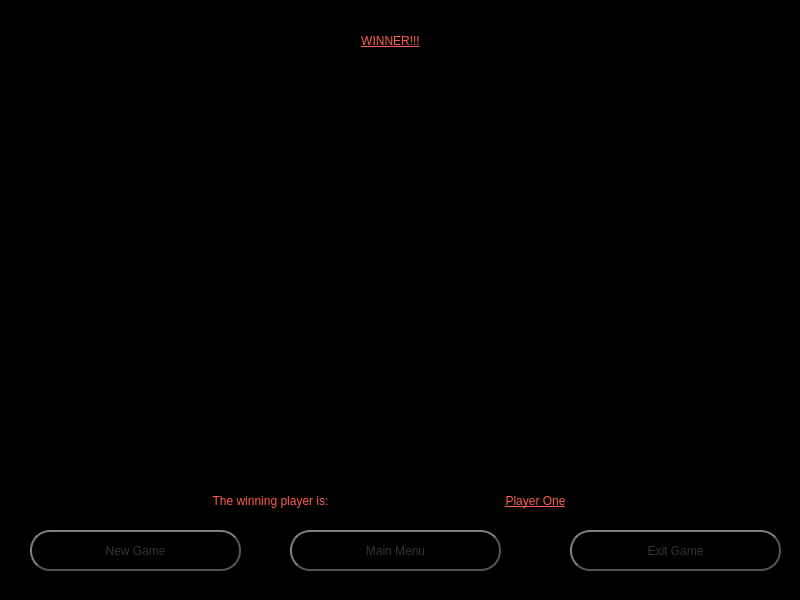
<?xml version="1.0" encoding="UTF-8"?>
<ui version="4.0">
 <class>WinnerPage</class>
 <widget class="QWidget" name="WinnerPage">
  <property name="geometry">
   <rect>
    <x>0</x>
    <y>0</y>
    <width>800</width>
    <height>600</height>
   </rect>
  </property>
  <property name="windowTitle">
   <string>Form</string>
  </property>
  <property name="styleSheet">
   <string notr="true">background-color: rgb(0, 0, 0);</string>
  </property>
  <widget class="QLabel" name="winnerLabel_2">
   <property name="geometry">
    <rect>
     <x>90</x>
     <y>480</y>
     <width>361</width>
     <height>41</height>
    </rect>
   </property>
   <property name="styleSheet">
    <string notr="true">
color: rgb(255, 94, 79);
font: 26pt &quot;Impact&quot;;
</string>
   </property>
   <property name="text">
    <string>The winning player is:</string>
   </property>
   <property name="alignment">
    <set>Qt::AlignCenter</set>
   </property>
  </widget>
  <widget class="QLabel" name="winnerLabel">
   <property name="geometry">
    <rect>
     <x>220</x>
     <y>10</y>
     <width>341</width>
     <height>61</height>
    </rect>
   </property>
   <property name="styleSheet">
    <string notr="true">color: rgb(255, 94, 79);
font: 42pt &quot;Impact&quot;;
text-decoration: underline;
</string>
   </property>
   <property name="text">
    <string>WINNER!!!</string>
   </property>
   <property name="alignment">
    <set>Qt::AlignCenter</set>
   </property>
  </widget>
  <widget class="QPushButton" name="MainMenuButton">
   <property name="geometry">
    <rect>
     <x>290</x>
     <y>530</y>
     <width>211</width>
     <height>41</height>
    </rect>
   </property>
   <property name="styleSheet">
    <string notr="true">QPushButton {
	font: 75 18pt &quot;MS Shell Dlg 2&quot;;
    color: #333;
    border: 2px solid #555;
    border-radius: 20px;
    border-style: outset;
    background: qradialgradient(
        cx: 0.3, cy: -0.4, fx: 0.3, fy: -0.4,
        radius: 1.35, stop: 0 #fff, stop: 1 #888
        );
    padding: 5px;
    }

QPushButton:hover {
    background: qradialgradient(
        cx: 0.3, cy: -0.4, fx: 0.3, fy: -0.4,
        radius: 1.35, stop: 0 #fff, stop: 1 #bbb
        );
    }

QPushButton:pressed {
    border-style: inset;
    background: qradialgradient(
        cx: 0.4, cy: -0.1, fx: 0.4, fy: -0.1,
        radius: 1.35, stop: 0 #fff, stop: 1 #ddd
        );
    }</string>
   </property>
   <property name="text">
    <string>Main Menu</string>
   </property>
  </widget>
  <widget class="QPushButton" name="ExitGameButton">
   <property name="geometry">
    <rect>
     <x>570</x>
     <y>530</y>
     <width>211</width>
     <height>41</height>
    </rect>
   </property>
   <property name="styleSheet">
    <string notr="true">QPushButton {
	font: 75 18pt &quot;MS Shell Dlg 2&quot;;
    color: #333;
    border: 2px solid #555;
    border-radius: 20px;
    border-style: outset;
    background: qradialgradient(
        cx: 0.3, cy: -0.4, fx: 0.3, fy: -0.4,
        radius: 1.35, stop: 0 #fff, stop: 1 #888
        );
    padding: 5px;
    }

QPushButton:hover {
    background: qradialgradient(
        cx: 0.3, cy: -0.4, fx: 0.3, fy: -0.4,
        radius: 1.35, stop: 0 #fff, stop: 1 #bbb
        );
    }

QPushButton:pressed {
    border-style: inset;
    background: qradialgradient(
        cx: 0.4, cy: -0.1, fx: 0.4, fy: -0.1,
        radius: 1.35, stop: 0 #fff, stop: 1 #ddd
        );
    }</string>
   </property>
   <property name="text">
    <string>Exit Game</string>
   </property>
  </widget>
  <widget class="QPushButton" name="NewGameButton">
   <property name="geometry">
    <rect>
     <x>30</x>
     <y>530</y>
     <width>211</width>
     <height>41</height>
    </rect>
   </property>
   <property name="styleSheet">
    <string notr="true">QPushButton {
	font: 75 18pt &quot;MS Shell Dlg 2&quot;;
    color: #333;
    border: 2px solid #555;
    border-radius: 20px;
    border-style: outset;
    background: qradialgradient(
        cx: 0.3, cy: -0.4, fx: 0.3, fy: -0.4,
        radius: 1.35, stop: 0 #fff, stop: 1 #888
        );
    padding: 5px;
    }

QPushButton:hover {
    background: qradialgradient(
        cx: 0.3, cy: -0.4, fx: 0.3, fy: -0.4,
        radius: 1.35, stop: 0 #fff, stop: 1 #bbb
        );
    }

QPushButton:pressed {
    border-style: inset;
    background: qradialgradient(
        cx: 0.4, cy: -0.1, fx: 0.4, fy: -0.1,
        radius: 1.35, stop: 0 #fff, stop: 1 #ddd
        );
    }</string>
   </property>
   <property name="text">
    <string>New Game</string>
   </property>
  </widget>
  <widget class="QFrame" name="LogoFrame_2">
   <property name="geometry">
    <rect>
     <x>10</x>
     <y>70</y>
     <width>751</width>
     <height>411</height>
    </rect>
   </property>
   <property name="styleSheet">
    <string notr="true">QFrame{
image: url(:/BattleShipLogo.svg);
background-color: rgb(0, 0, 0);
}</string>
   </property>
   <property name="frameShape">
    <enum>QFrame::StyledPanel</enum>
   </property>
   <property name="frameShadow">
    <enum>QFrame::Raised</enum>
   </property>
  </widget>
  <widget class="QLabel" name="winnerLabel_3">
   <property name="geometry">
    <rect>
     <x>430</x>
     <y>480</y>
     <width>211</width>
     <height>41</height>
    </rect>
   </property>
   <property name="styleSheet">
    <string notr="true">color: rgb(255, 94, 79);
font: 26pt &quot;Impact&quot;;
text-decoration: underline;
</string>
   </property>
   <property name="text">
    <string>Player One</string>
   </property>
   <property name="alignment">
    <set>Qt::AlignCenter</set>
   </property>
  </widget>
 </widget>
 <resources/>
 <connections/>
</ui>
